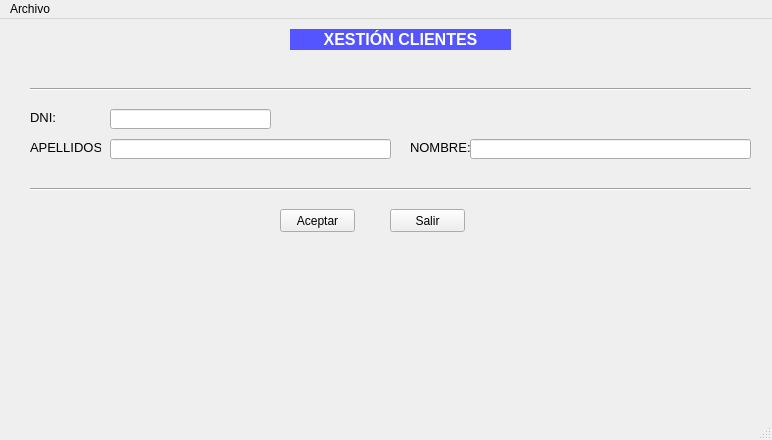
<?xml version="1.0" encoding="UTF-8"?>
<ui version="4.0">
 <class>VenPrincipal</class>
 <widget class="QMainWindow" name="VenPrincipal">
  <property name="geometry">
   <rect>
    <x>0</x>
    <y>0</y>
    <width>772</width>
    <height>440</height>
   </rect>
  </property>
  <property name="windowTitle">
   <string>PROYECTO GRUPO B</string>
  </property>
  <widget class="QWidget" name="centralwidget">
   <widget class="QLabel" name="lblSaludo">
    <property name="geometry">
     <rect>
      <x>290</x>
      <y>10</y>
      <width>221</width>
      <height>21</height>
     </rect>
    </property>
    <property name="font">
     <font>
      <family>MS Sans Serif</family>
      <pointsize>12</pointsize>
      <weight>75</weight>
      <italic>false</italic>
      <bold>true</bold>
     </font>
    </property>
    <property name="autoFillBackground">
     <bool>false</bool>
    </property>
    <property name="styleSheet">
     <string notr="true">background-color: rgb(85, 85, 255);
color: rgb(255, 255, 255);</string>
    </property>
    <property name="text">
     <string>XESTIÓN CLIENTES</string>
    </property>
    <property name="alignment">
     <set>Qt::AlignCenter</set>
    </property>
   </widget>
   <widget class="QPushButton" name="btnAceptar">
    <property name="geometry">
     <rect>
      <x>280</x>
      <y>190</y>
      <width>75</width>
      <height>23</height>
     </rect>
    </property>
    <property name="text">
     <string>Aceptar</string>
    </property>
   </widget>
   <widget class="QLabel" name="lblApel">
    <property name="geometry">
     <rect>
      <x>30</x>
      <y>120</y>
      <width>71</width>
      <height>16</height>
     </rect>
    </property>
    <property name="font">
     <font>
      <family>MS Shell Dlg 2</family>
      <pointsize>10</pointsize>
      <weight>9</weight>
      <italic>false</italic>
      <bold>false</bold>
     </font>
    </property>
    <property name="styleSheet">
     <string notr="true">font: 75 10pt &quot;MS Shell Dlg 2&quot;;</string>
    </property>
    <property name="text">
     <string>APELLIDOS:</string>
    </property>
   </widget>
   <widget class="QLabel" name="lbnlNome">
    <property name="geometry">
     <rect>
      <x>410</x>
      <y>120</y>
      <width>61</width>
      <height>16</height>
     </rect>
    </property>
    <property name="font">
     <font>
      <family>MS Shell Dlg 2</family>
      <pointsize>10</pointsize>
      <weight>9</weight>
      <italic>false</italic>
      <bold>false</bold>
     </font>
    </property>
    <property name="styleSheet">
     <string notr="true">font: 75 10pt &quot;MS Shell Dlg 2&quot;;</string>
    </property>
    <property name="text">
     <string>NOMBRE:</string>
    </property>
   </widget>
   <widget class="QPushButton" name="btnSalir">
    <property name="geometry">
     <rect>
      <x>390</x>
      <y>190</y>
      <width>75</width>
      <height>23</height>
     </rect>
    </property>
    <property name="text">
     <string>Salir</string>
    </property>
   </widget>
   <widget class="QLabel" name="lblDni">
    <property name="geometry">
     <rect>
      <x>30</x>
      <y>90</y>
      <width>51</width>
      <height>16</height>
     </rect>
    </property>
    <property name="font">
     <font>
      <family>MS Shell Dlg 2</family>
      <pointsize>10</pointsize>
      <weight>9</weight>
      <italic>false</italic>
      <bold>false</bold>
     </font>
    </property>
    <property name="styleSheet">
     <string notr="true">font: 75 10pt &quot;MS Shell Dlg 2&quot;;</string>
    </property>
    <property name="text">
     <string>DNI:</string>
    </property>
   </widget>
   <widget class="Line" name="line">
    <property name="geometry">
     <rect>
      <x>30</x>
      <y>60</y>
      <width>721</width>
      <height>20</height>
     </rect>
    </property>
    <property name="orientation">
     <enum>Qt::Horizontal</enum>
    </property>
   </widget>
   <widget class="Line" name="line_2">
    <property name="geometry">
     <rect>
      <x>30</x>
      <y>160</y>
      <width>721</width>
      <height>20</height>
     </rect>
    </property>
    <property name="orientation">
     <enum>Qt::Horizontal</enum>
    </property>
   </widget>
   <widget class="QLineEdit" name="editDni">
    <property name="geometry">
     <rect>
      <x>110</x>
      <y>90</y>
      <width>161</width>
      <height>20</height>
     </rect>
    </property>
   </widget>
   <widget class="QLineEdit" name="editApel">
    <property name="geometry">
     <rect>
      <x>110</x>
      <y>120</y>
      <width>281</width>
      <height>20</height>
     </rect>
    </property>
   </widget>
   <widget class="QLineEdit" name="editNome">
    <property name="geometry">
     <rect>
      <x>470</x>
      <y>120</y>
      <width>281</width>
      <height>20</height>
     </rect>
    </property>
   </widget>
  </widget>
  <widget class="QMenuBar" name="menubar">
   <property name="geometry">
    <rect>
     <x>0</x>
     <y>0</y>
     <width>772</width>
     <height>21</height>
    </rect>
   </property>
   <widget class="QMenu" name="menuArchivo">
    <property name="title">
     <string>Archivo</string>
    </property>
    <addaction name="actionSalir"/>
   </widget>
   <addaction name="menuArchivo"/>
  </widget>
  <widget class="QStatusBar" name="statusbar"/>
  <action name="actionSalir">
   <property name="checkable">
    <bool>true</bool>
   </property>
   <property name="text">
    <string>Salir</string>
   </property>
   <property name="shortcut">
    <string>Ctrl+S</string>
   </property>
  </action>
 </widget>
 <resources/>
 <connections/>
</ui>
